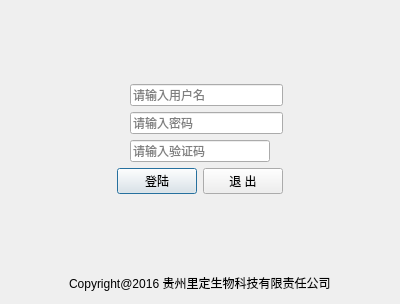
<?xml version="1.0" encoding="UTF-8"?>
<ui version="4.0">
 <class>loginDlg</class>
 <widget class="QDialog" name="loginDlg">
  <property name="geometry">
   <rect>
    <x>0</x>
    <y>0</y>
    <width>400</width>
    <height>304</height>
   </rect>
  </property>
  <property name="windowTitle">
   <string>Web服务器用户登录</string>
  </property>
  <property name="windowIcon">
   <iconset resource="res/res.qrc">
    <normaloff>:/login.png</normaloff>:/login.png</iconset>
  </property>
  <layout class="QVBoxLayout" name="verticalLayout_2">
   <item>
    <layout class="QHBoxLayout" name="hLayoutMid">
     <item>
      <spacer name="horizontalSpacer_5">
       <property name="orientation">
        <enum>Qt::Horizontal</enum>
       </property>
       <property name="sizeHint" stdset="0">
        <size>
         <width>40</width>
         <height>20</height>
        </size>
       </property>
      </spacer>
     </item>
     <item>
      <layout class="QVBoxLayout" name="vLayoutCenter">
       <item>
        <spacer name="verticalSpacer_2">
         <property name="orientation">
          <enum>Qt::Vertical</enum>
         </property>
         <property name="sizeHint" stdset="0">
          <size>
           <width>20</width>
           <height>40</height>
          </size>
         </property>
        </spacer>
       </item>
       <item>
        <layout class="QVBoxLayout" name="vLayoutInput">
         <item>
          <layout class="QHBoxLayout" name="hLayoutUserName">
           <item>
            <widget class="QLabel" name="labelUserName">
             <property name="sizePolicy">
              <sizepolicy hsizetype="Preferred" vsizetype="Fixed">
               <horstretch>0</horstretch>
               <verstretch>0</verstretch>
              </sizepolicy>
             </property>
             <property name="text">
              <string/>
             </property>
             <property name="pixmap">
              <pixmap resource="res/res.qrc">:/userName.png</pixmap>
             </property>
            </widget>
           </item>
           <item>
            <widget class="QLineEdit" name="lineEditUserName">
             <property name="sizePolicy">
              <sizepolicy hsizetype="Expanding" vsizetype="Fixed">
               <horstretch>0</horstretch>
               <verstretch>0</verstretch>
              </sizepolicy>
             </property>
             <property name="focusPolicy">
              <enum>Qt::StrongFocus</enum>
             </property>
             <property name="placeholderText">
              <string>请输入用户名</string>
             </property>
            </widget>
           </item>
          </layout>
         </item>
         <item>
          <layout class="QHBoxLayout" name="hLayoutPwd">
           <item>
            <widget class="QLabel" name="labelPwd">
             <property name="sizePolicy">
              <sizepolicy hsizetype="Preferred" vsizetype="Fixed">
               <horstretch>0</horstretch>
               <verstretch>0</verstretch>
              </sizepolicy>
             </property>
             <property name="text">
              <string/>
             </property>
             <property name="pixmap">
              <pixmap resource="res/res.qrc">:/pwd.png</pixmap>
             </property>
            </widget>
           </item>
           <item>
            <widget class="QLineEdit" name="lineEditPwd">
             <property name="sizePolicy">
              <sizepolicy hsizetype="Expanding" vsizetype="Fixed">
               <horstretch>0</horstretch>
               <verstretch>0</verstretch>
              </sizepolicy>
             </property>
             <property name="text">
              <string/>
             </property>
             <property name="echoMode">
              <enum>QLineEdit::Password</enum>
             </property>
             <property name="placeholderText">
              <string>请输入密码</string>
             </property>
            </widget>
           </item>
          </layout>
         </item>
         <item>
          <layout class="QHBoxLayout" name="hLayoutVerifiCode">
           <item>
            <widget class="QLabel" name="labelVerifiCode">
             <property name="sizePolicy">
              <sizepolicy hsizetype="Preferred" vsizetype="Fixed">
               <horstretch>0</horstretch>
               <verstretch>0</verstretch>
              </sizepolicy>
             </property>
             <property name="text">
              <string/>
             </property>
             <property name="pixmap">
              <pixmap resource="res/res.qrc">:/VerifiCode.png</pixmap>
             </property>
            </widget>
           </item>
           <item>
            <widget class="QLineEdit" name="lineEditVerifiCode">
             <property name="sizePolicy">
              <sizepolicy hsizetype="Expanding" vsizetype="Fixed">
               <horstretch>0</horstretch>
               <verstretch>0</verstretch>
              </sizepolicy>
             </property>
             <property name="text">
              <string/>
             </property>
             <property name="echoMode">
              <enum>QLineEdit::Normal</enum>
             </property>
             <property name="placeholderText">
              <string>请输入验证码</string>
             </property>
            </widget>
           </item>
           <item>
            <widget class="QLabel" name="labelVerifiCodeShow">
             <property name="sizePolicy">
              <sizepolicy hsizetype="Preferred" vsizetype="Fixed">
               <horstretch>0</horstretch>
               <verstretch>0</verstretch>
              </sizepolicy>
             </property>
             <property name="text">
              <string/>
             </property>
            </widget>
           </item>
          </layout>
         </item>
        </layout>
       </item>
       <item>
        <layout class="QHBoxLayout" name="hLayoutBtn">
         <item>
          <widget class="QPushButton" name="pBtnLogin">
           <property name="text">
            <string>登陆</string>
           </property>
          </widget>
         </item>
         <item>
          <widget class="QPushButton" name="pBtnExit">
           <property name="sizePolicy">
            <sizepolicy hsizetype="Minimum" vsizetype="Fixed">
             <horstretch>0</horstretch>
             <verstretch>0</verstretch>
            </sizepolicy>
           </property>
           <property name="text">
            <string>退 出</string>
           </property>
          </widget>
         </item>
        </layout>
       </item>
       <item>
        <spacer name="verticalSpacer">
         <property name="orientation">
          <enum>Qt::Vertical</enum>
         </property>
         <property name="sizeHint" stdset="0">
          <size>
           <width>20</width>
           <height>40</height>
          </size>
         </property>
        </spacer>
       </item>
      </layout>
     </item>
     <item>
      <spacer name="horizontalSpacer_6">
       <property name="orientation">
        <enum>Qt::Horizontal</enum>
       </property>
       <property name="sizeHint" stdset="0">
        <size>
         <width>40</width>
         <height>20</height>
        </size>
       </property>
      </spacer>
     </item>
    </layout>
   </item>
   <item>
    <layout class="QHBoxLayout" name="hLayoutCopyright">
     <item>
      <spacer name="horizontalSpacer">
       <property name="orientation">
        <enum>Qt::Horizontal</enum>
       </property>
       <property name="sizeHint" stdset="0">
        <size>
         <width>40</width>
         <height>20</height>
        </size>
       </property>
      </spacer>
     </item>
     <item>
      <widget class="QLabel" name="labelCopyright">
       <property name="text">
        <string>Copyright@2016 贵州里定生物科技有限责任公司</string>
       </property>
      </widget>
     </item>
     <item>
      <spacer name="horizontalSpacer_2">
       <property name="orientation">
        <enum>Qt::Horizontal</enum>
       </property>
       <property name="sizeHint" stdset="0">
        <size>
         <width>40</width>
         <height>20</height>
        </size>
       </property>
      </spacer>
     </item>
    </layout>
   </item>
  </layout>
 </widget>
 <resources>
  <include location="res/res.qrc"/>
 </resources>
 <connections>
  <connection>
   <sender>pBtnExit</sender>
   <signal>clicked()</signal>
   <receiver>loginDlg</receiver>
   <slot>close()</slot>
   <hints>
    <hint type="sourcelabel">
     <x>247</x>
     <y>193</y>
    </hint>
    <hint type="destinationlabel">
     <x>199</x>
     <y>151</y>
    </hint>
   </hints>
  </connection>
 </connections>
</ui>
